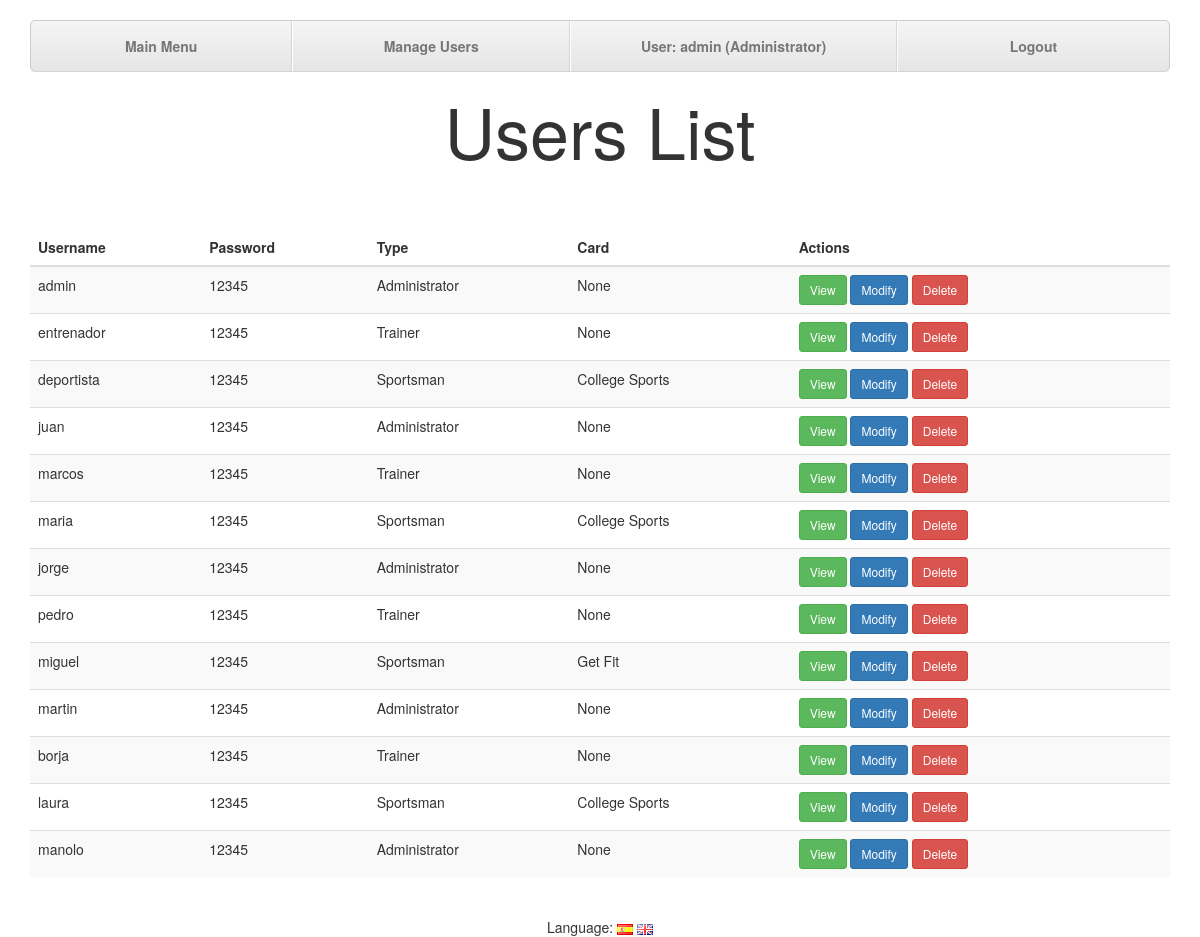
The app's page /index.php?controller=users&action=usersList (signed in) with its own data.
### tables this page shows
CREATE TABLE users (
	id INT(11) NOT NULL AUTO_INCREMENT,
	username VARCHAR(255) UNIQUE NOT NULL,
	password VARCHAR(255) NOT NULL,
	tipo ENUM('deportista','entrenador','administrador') NOT NULL,
	subtipo ENUM('tdu', 'pef'),
	entrenador INT(11),
	
	PRIMARY KEY (id),
	FOREIGN KEY (entrenador) REFERENCES users(id)
);

### core/ViewManager.php (called while the page is built, shortened)
<?php
class ViewManager {
	private $fragmentContents = array();
	private $variables = array();
	private $currentFragment = self::DEFAULT_FRAGMENT;
	private $layout = "default";
	private function saveCurrentFragment() {
		$this->fragmentContents[$this->currentFragment].=ob_get_contents();
	}
	public function moveToFragment($name) {
		$this->currentFragment = $name;
	}
	public function getFragment($fragment, $default="") {
		return $this->fragmentContents[$fragment];
	}
	public function setVariable($varname, $value, $flash=false) {
		$this->variables[$varname] = $value;
	}
	public function getVariable($varname, $default=NULL) {
		if (!isset($this->variables[$varname])) {
			return $default;
		}
		return $this->variables[$varname];
	}
	public function setLayout($layout) {
		$this->layout = $layout;
	}
	public function render($controller, $viewname) {
		include(__DIR__."/../view/$controller/$viewname.php");
		$this->renderLayout();
	}
	private function renderLayout() {
		include(__DIR__."/../view/layouts/".$this->layout.".php");
	}
	private static $viewmanager_singleton = NULL;
	public static function getInstance() {
		if (self::$viewmanager_singleton == null) {
			self::$viewmanager_singleton = new ViewManager();
		}
		return self::$viewmanager_singleton;
	}
}

### controller/UsersController.php (called while the page is built, shortened)
<?php
require_once(__DIR__."/../core/ViewManager.php");
require_once(__DIR__."/../core/I18n.php");
require_once(__DIR__."/../model/User.php");
require_once(__DIR__."/../model/UserMapper.php");
class UsersController extends BaseController {
	private $userMapper;
	public function __construct() {
		$this->userMapper = new UserMapper();
	}
	public function usersList(){
		$users = $this->userMapper->findAll();
		$this->view->setVariable("users", $users);
		$this->view->setLayout("default");
		$this->view->render("users", "usersList");
	}
}

### index.php (called while the page is built, shortened)
<?php
function run() {
	try {
		$controller = loadController($_GET["controller"]);
		$actionName = $_GET["action"];
		$controller->$actionName();
	} catch(Exception $ex) {
		die(i18n("An error has ocurred.<br>").$ex->getMessage());
	}
}
function loadController($controllerName) {
	return new $controllerClassName();
}
run();
?>

### core/I18n.php (called while the page is built, shortened)
<?php
class I18n {
	private $messages;
	public function setLanguage($language) {
		$this->messages = $i18n_messages;
	}
	public function i18n($key) {
		if (isset($this->messages[$key])){
			return $this->messages[$key];
		}else{
			return $key;
		}
	}
	private static $i18n_singleton = null;
	public static function getInstance() {
		if (self::$i18n_singleton == NULL) {
			self::$i18n_singleton = new I18n();
		}
		return self::$i18n_singleton;
	}
}
function i18n($key) {
	return I18n::getInstance()->i18n($key);
}

### model/UserMapper.php (called while the page is built, shortened)
<?php
require_once(__DIR__."/../core/PDOConnection.php");
class UserMapper {
	private $db;
	public function __construct() {
		$this->db = PDOConnection::getInstance();
	}
	public function findAll() {
		$stmt = $this->db->query("SELECT * FROM users");
		$users_db = $stmt->fetchAll(PDO::FETCH_ASSOC);
		$users = array();
		foreach ($users_db as $user) {
			array_push($users, new User($user["id"],
										$user["username"],
										$user["password"],
										$user["tipo"],
										$user["subtipo"],
										$user["entrenador"]));
		}
		return $users;
	}
}

### core/PDOConnection.php (called while the page is built)
<?php
class PDOConnection {
	private static $dbhost = "127.0.0.1";
	private static $dbname = "gesgym";
	private static $dbuser = "gguser";
	private static $dbpass = "ggpass";
	private static $db_singleton = null;
	public static function getInstance() {
		if (self::$db_singleton == null) {
			self::$db_singleton = new PDO(
				"mysql:host=".self::$dbhost.";dbname=".self::$dbname.";charset=utf8",
				self::$dbuser,
				self::$dbpass,
				array(
					PDO::ATTR_EMULATE_PREPARES => false,
					PDO::ATTR_ERRMODE => PDO::ERRMODE_EXCEPTION
				)
			);
		}
		return self::$db_singleton;
	}
}
?>

### model/User.php (called while the page is built, shortened)
<?php
class User {
	private $username;
	private $password;
	private $tipo;
	private $subtipo;
	public function __construct($id=NULL, $username=NULL, $password=NULL, $tipo=NULL, $subtipo=NULL, $entrenador=NULL) {
		$this->username = $username;
		$this->password = $password;
		$this->tipo = $tipo;
		$this->subtipo = $subtipo;
	}
	public function getUsername() {
		return $this->username;
	}
	public function getPassword() {
		return $this->password;
	}
	public function getTipo() {
		return $this->tipo;
	}
	public function getSubtipo() {
		return $this->subtipo;
	}
	public function setUsername($username) {
		$this->username = $username;
	}
	public function setTipo($tipo) {
		$this->tipo = $tipo;
	}
}

### view/users/usersList.php (the view, shortened to what this page needs)
<?php
require_once(__DIR__."/../../core/ViewManager.php");
$view = ViewManager::getInstance();
$users = $view->getVariable("users");
$view->setVariable("title", i18n("GesGym - Users List"));
$currentusertype = $view->getVariable("currentusertype");
?>
			<h1><?=i18n("Users List")?></h1>
			<div class="container">
				<div class="table-responsive">
					<table class="table table-striped table-hover">
						<thead>
							<tr>
								<th><?=i18n("Username")?></th>
								<th><?=i18n("Password")?></th>
								<th><?=i18n("Type")?></th>
								<th><?=i18n("Card")?></th>
								<th><?=i18n("Actions")?></th>
							</tr>
						</thead>
						<tbody>
<?php foreach ($users as $user): ?>
<?php if ($currentusertype == "administrador" || ($currentusertype == "entrenador" && $user->getTipo() == "deportista")) { ?>
							<tr>
								<td><?=$user->getUsername()?></td>
								<td><?=$user->getPassword()?></td>
								<td><?php if($user->getTipo() == "deportista"){print i18n("Sportsman");}
										  if($user->getTipo() == "entrenador"){print i18n("Trainer");}
										  if($user->getTipo() == "administrador"){print i18n("Administrator");} ?></td>
								<td><?php if($user->getSubtipo() == null){print i18n("None");}
										  if($user->getSubtipo() == "tdu"){print i18n("College Sports");}
										  if($user->getSubtipo() == "pef"){print i18n("Get Fit");} ?></td>
								<td>
									<a class="btn btn-sm btn-success" href="index.php?controller=users&amp;action=view&amp;username=<?=$user->getUsername()?>"><?=i18n("View")?></a>
									<a class="btn btn-sm btn-primary" href="index.php?controller=users&amp;action=edit&amp;username=<?=$user->getUsername()?>"><?=i18n("Modify")?></a>
									<form id="<?=$user->getUsername()?>"  method="POST" action="index.php?controller=users&amp;action=delete&amp;username=<?=$user->getUsername()?>">
										<a class="btn btn-sm btn-danger" onclick="eliminar('<?=i18n("Are you sure?")?>','<?=$user->getUsername()?>')"><?=i18n("Delete")?></a>
									</form>
								</td>
							</tr>
<?php } ?>
<?php endforeach; ?>
						</tbody>
					</table>
				</div>
			</div>
<?=$view->moveToFragment("css")?>		<link rel="stylesheet" type="text/css" href="css/usersList.css">

### view/layouts/default.php (shortened to what this page needs)
<?php
$view = ViewManager::getInstance();
$currentuser = $view->getVariable("currentusername");
$currentusertype = $view->getVariable("currentusertype");
?><!DOCTYPE html>
<html>
	<head>
		<link rel="stylesheet" type="text/css" href="bootstrap/css/bootstrap.css"/>
		<link rel="stylesheet" type="text/css" href="css/layoutStyle.css"/>
	</head>
	<body>
		<header>
			<div class="container">
				<ul class="nav nav-justified">
					<li><a href="index.php?controller=users&amp;action=mainMenu"><?=i18n("Main Menu")?></a></li>
<?php if( ($view->getVariable("title")) == i18n("GesGym - Users List")){?>
					<li><a id="list" href="index.php?controller=users&amp;action=usersMenu"><?=i18n("Manage Users")?></a></li>
<?php } ?>
					<li><a id="user"><?=i18n("User")?>: <?=sprintf($currentuser)?> (<?php if($currentusertype == "deportista"){print i18n("Sportsman");}
																					      if($currentusertype == "administrador"){print i18n("Administrator");} ?>)</a></li>
					<li><a href="index.php?controller=users&amp;action=logout"><?=i18n("Logout")?></a></li>
				</ul>
			</div>
		</header>
		<main>
<?=$view->getFragment(ViewManager::DEFAULT_FRAGMENT)?>
		</main>
		<footer>
<?php include(__DIR__."/languageSelect.php"); ?>
		</footer>
	</body>
</html>

### css/layoutStyle.css (style rules this page uses)
header { margin-top: 20px; }
h1 { text-align: center; padding-bottom: 50px; font-size: 70px; }
.nav-justified { background-color: #eee; border: 1px solid #ccc; border-radius: 5px; }
.nav-justified > li > a { padding-top: 15px; padding-bottom: 15px; margin-bottom: 0; font-weight: bold; color: #777; text-align: center; background-color: #e5e5e5; background-image: -webkit-gradient(linear, left top, left bottom, from(#f5f5f5), to(#e5e5e5)); background-image: -webkit-linear-gradient(top, #f5f5f5 0%, #e5e5e5 100%); background-image: -o-linear-gradient(top, #f5f5f5 0%, #e5e5e5 100%); background-image: linear-gradient(to bottom, #f5f5f5 0%,#e5e5e5 100%); filter: progid:DXImageTransform.Microsoft.gradient( startColorstr='#f5f5f5', endColorstr='#e5e5e5',GradientType=0 ); background-repeat: repeat-x; border-bottom: 1px solid #d5d5d5; }
.nav-justified > li:first-child > a { border-radius: 5px 5px 0 0; }
.nav-justified > li:last-child > a { border-radius: 0 0 5px 5px; }
@media (min-width: 768px) { .nav-justified { max-height: 52px; } }
@media (min-width: 768px) { .nav-justified > li > a { border-right: 1px solid #d5d5d5; border-left: 1px solid #fff; } }
@media (min-width: 768px) { .nav-justified > li:first-child > a { border-left: 0; border-radius: 5px 0 0 5px; } }
@media (min-width: 768px) { .nav-justified > li:last-child > a { border-right: 0; border-radius: 0 5px 5px 0; } }
#user { font-stretch: semi-condensed; }
footer { text-align: center; margin-top: 20px; }

### css/usersList.css (style rules this page uses)
h1 { text-align: center; }
form { display: inline; }

### records on screen
users: username "admin", password "12345"
users: username "entrenador", password "12345"
users: username "deportista", password "12345"
users: username "juan", password "12345"
users: username "marcos", password "12345"
users: username "maria", password "12345"
users: username "jorge", password "12345"
users: username "pedro", password "12345"
users: username "miguel", password "12345"
users: username "martin", password "12345"
users: username "borja", password "12345"
users: username "laura", password "12345"
users: username "manolo", password "12345"

### other values on screen
i18n("Main Menu") "Main Menu"
i18n("Manage Users") "Manage Users"
i18n("User") "User"
i18n("Administrator") "Administrator"
i18n("Logout") "Logout"
i18n("Users List") "Users List"
i18n("Username") "Username"
i18n("Password") "Password"
i18n("Type") "Type"
i18n("Card") "Card"
i18n("Actions") "Actions"
i18n("Language") "Language"
